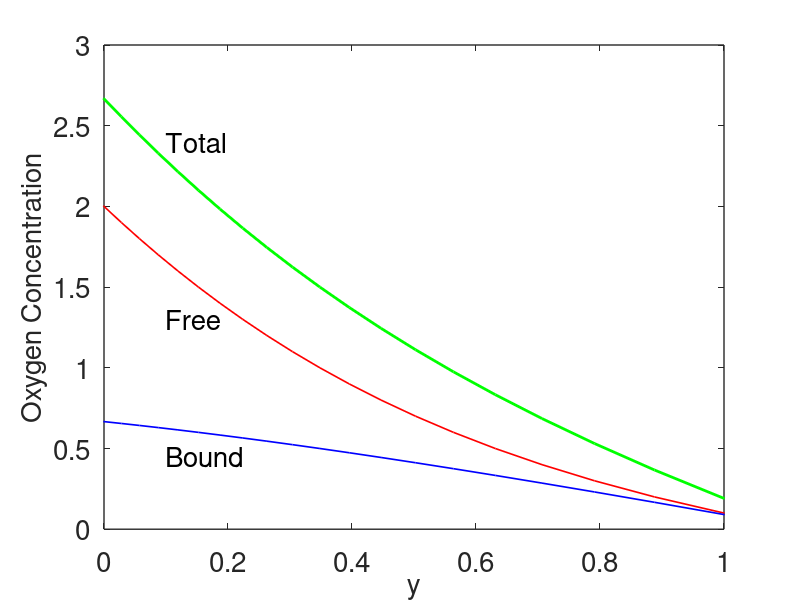

Here is the MATLAB script that generated this plot: (Note: this script raises an error after producing the figure.)
% facilitated diffusion plots

set(0,                           ...
   'defaultaxesfontsize', 20,   ...
   'defaultaxeslinewidth', 1.0, ...
   'defaultlinelinewidth', 1.2, ...
   'defaultpatchlinewidth', 0.7);

 

%parameters
rho = 10;
s0 = 2;
sL = 0.1;
mu = 1/((1+s0)*(1+sL));

sig = [0:0.1:20];

u =  sig./(1+sig);

sig0 = s0+rho*s0/(1+s0);
fac = (1+mu*rho)*(s0-sL);
xi = -(sig+rho*u-sig0)/fac;
stot = sig+u;
sigp = fac*(1+sig).^2./(sig.^2+rho+2*sig+1);
up = sigp./(1+sig).^2;


figure(1)
plot(xi,sig,'r',xi,u,'b',xi,stot,'g','linewidth',2)
axis([0 1 0 3])
xlabel('y','fontsize',20)
ylabel('Oxygen Concentration','fontsize',20)
text(0.1,2.4,'Total','fontsize',20)
text(0.1,0.45,'Bound','fontsize',20)
text(0.1,1.3,'Free','fontsize',20)
if(cmykflg==1)
    print('../../figs_c/chapt_6/facil_conc_fig','-deps','-cmyk')
end
figure(2)
plot(xi,sigp,xi,rho*up,'--','linewidth',2)
text(0.3,5,'Bound Oxygen Flux','fontsize',20)
text(0.3,2.6,'Free Oxygen Flux','fontsize',20)
axis([0 1 0 7])
xlabel('y','fontsize',20)
ylabel('Oxygen Flux','fontsize',20)
if(cmykflg==1)
    print('../../figs_c/chapt_6/facil_flux_fig','-deps','-cmyk')
end
rho = 5;
gam = sig+rho*u;

figure(3)
plot(gam,sig,sig,sig,'--','linewidth',2)
axis([0 10 0 10])
xlabel('Oxygen Consumption','fontsize',20)
ylabel('Critical external oxygen concentration','fontsize',20)
text(6,2.1,'\rho = 5','fontsize',20)
text(6,5.8,'\rho = 0','fontsize',20)
if(cmykflg==1)
    print('../../figs_c/chapt_6/critcl_oxy_mscle','-deps','-cmyk')
end
r = rho;
g = 14;
xi = sqrt(gam/g);
xi0 = sqrt(sig/g);
s1 = g;
s0 = (-r-s1-1+sqrt(4*r*s1^2+r^2+6*r*s1+s1^2+2*r+2*s1+1))/(1+s1)/2;
sig0=[s0:0.1:20];
gam0 = sig0+rho*sig0./(1+sig0);

xi1 = sqrt(abs(gam0-s0-r*s0/(1+s0))/g);
figure(4)

plot(xi1,sig0,xi,sig,'g',xi0,sig,'r--','linewidth',2)
xlabel('Radius','fontsize',20)
ylabel('Free Oxygen','fontsize',20)
legend('\rho=5','\rho=5, critical external concentration','\rho=0, critical external concentration', ...
    'Location','northwest')
,
axis([0 1 0 14])

if(cmykflg==1)
    print('../../figs_c/chapt_6/free_oxy_mscle','-deps','-cmyk')
end
